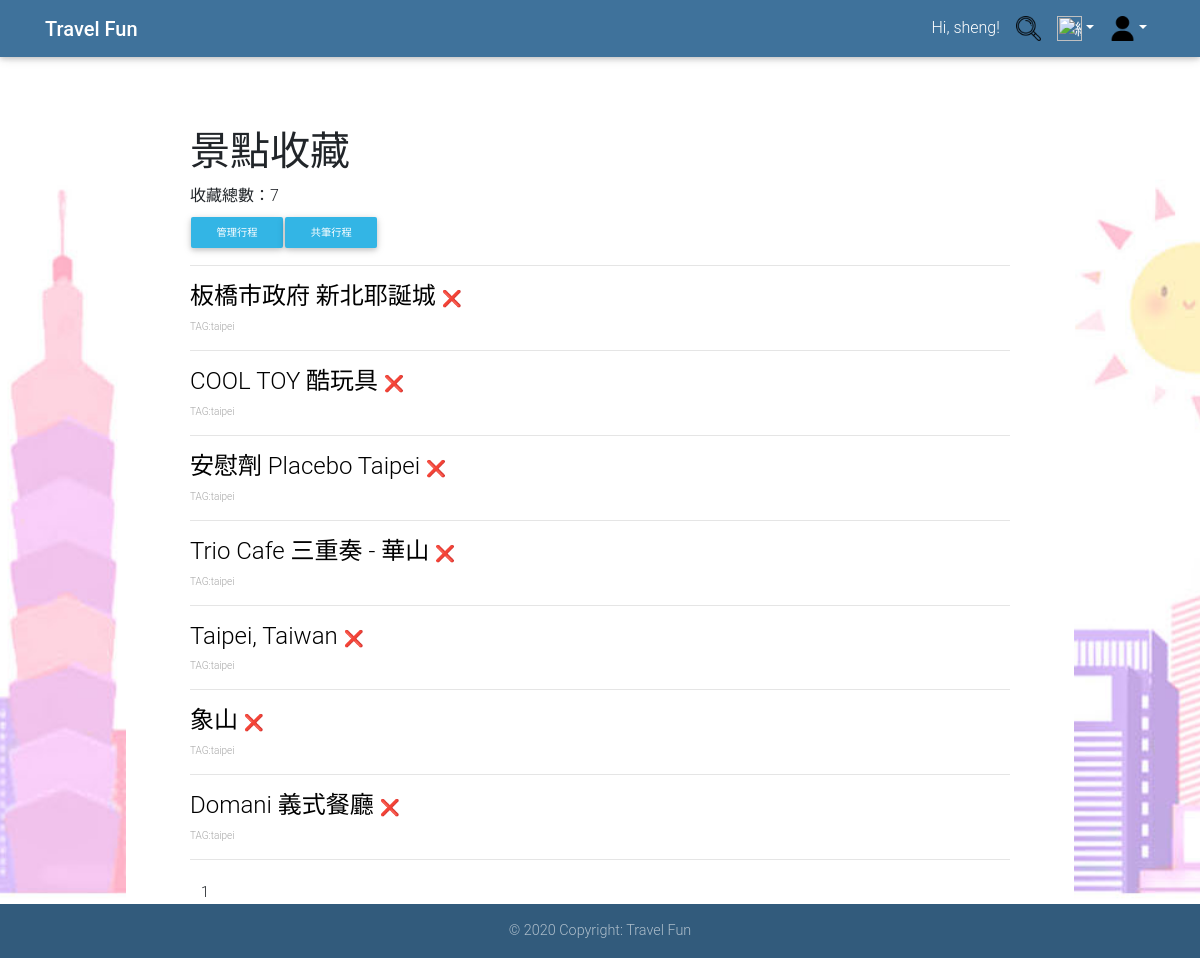
Page /membercentre/manageFavorites.php (signed in) on the committed database.
### tables this page shows
CREATE TABLE `favorites` (
  `user_id` varchar(20) NOT NULL,
  `view_id` int(11) NOT NULL
);

CREATE TABLE `sight` (
  `view_id` int(11) NOT NULL,
  `view_name` varchar(45) DEFAULT NULL,
  `shortcode` varchar(200) DEFAULT NULL,
  `timestamp` varchar(45) DEFAULT NULL,
  `tag_area` varchar(45) DEFAULT NULL,
  `source` int(3) NOT NULL,
  `status` int(1) DEFAULT NULL
);

### membercentre/manageFavorites.php (the view, shortened to what this page needs)
<?php
$user_id = $_SESSION['user_id'];
$sql = "SELECT favorites.view_id,sight.view_name,sight.shortcode,sight.tag_area ";
$sql .= "FROM `favorites`,`sight`";
$sql .= "WHERE favorites.user_id = '$user_id' and sight.view_id=favorites.view_id ";
$sql .= "GROUP by favorites.view_id";
mysqli_query($con, "SET NAMES UTF8");
$result = mysqli_query($con, $sql);
$records_per_page = 10;
if (isset($_GET["page"]))
    $page = $_GET["page"];
else
    $page = 1;
$total_records = mysqli_num_rows($result);
$total_pages = ceil($total_records / $records_per_page);
$started_record = $records_per_page * ($page - 1);
if ($total_records != 0)
    mysqli_data_seek($result, $started_record);
?>
<head>
    <link rel="stylesheet" href="https://stackpath.bootstrapcdn.com/bootstrap/4.4.1/css/bootstrap.min.css">
    <link rel="stylesheet" href="../css/mdb.min.css">
    <link rel='stylesheet' href='https://rawgit.com/adrotec/knockout-file-bindings/master/knockout-file-bindings.css'>
    <link rel="stylesheet" href="../css/result.css">
</head>
<body>
    <header>
        <nav class="navbar navbar-expand-lg navbar-dark fixed-top unique-color">
            <div class="container">
                <a class="navbar-brand" href="../index.php"><strong>Travel Fun</strong></a>
                <div class="collapse navbar-collapse justify-content-end" id="navbarSupportedContent">
                    <ul class="navbar-nav">
                        <?php if (isset($_SESSION['user_id'])) { ?>
                            <li class="nav-item p-0"><a class="nav-link disabled">Hi, <?php echo $_SESSION['user_name']; ?>!</a></li>
                        <?php } else  ?>
                        <li class="nav-link p-0"> <a class="nav-link" href="../search.php"><img src="../image/search.png" alt="搜尋" height="25" width="25"></a> </li>
                        <li class="nav-item dropdown">
                            <a class="nav-link dropdown-toggle" id="navbarDropdownMenuLink-333" data-toggle="dropdown" aria-haspopup="true" aria-expanded="false"><img src="../image/all.png" alt="總覽" height="25" width="25"></a>
                        <li class="nav-item dropdown">
                            <a class="nav-link dropdown-toggle" id="navbarDropdownMenuLink-333" data-toggle="dropdown" aria-haspopup="true" aria-expanded="false"><img src="../image/login.png" alt="login" height="25" width="25"></a>
                        </li>
                    </ul>
                </div>
            </div>
        </nav>
    </header>
    <main>
        <div class="container2">
            <h1>景點收藏</h1>
            <label for="name"> 收藏總數：<?php echo $total_records; ?></label>
            <table>
                <td><input class="btn btn-info btn-block btn-sm" type="button" value="管理行程" onclick="location.href='manageitinerary.php'" /></td>
                <td><input class="btn btn-info btn-block btn-sm" type="button" value="共筆行程" onclick="location.href='shareitinerary.php'" /></td>
            </table>
            <hr>
            <p>
            <div id="left">
                <?php
                $j = 1;
                while ($row = mysqli_fetch_assoc($result) and $j <= $records_per_page) {
                    $view_id = $row["view_id"];
                    echo "<div >";
                    echo "<h4><a href='https://www.instagram.com/p/" . $row["shortcode"] . "' style='text-decoration:none; color:black;'>" . $row["view_name"] . "</a>";
                    echo "<a href=?delete=" . intval($view_id) . "> <font size='3'>❌</a></font></h4>";
                    echo "<p>   <font color='#A6A6A6' size='1'>";
                    echo "TAG:<a href='https://www.instagram.com/explore/tags/" . $row["tag_area"] . "' style='text-decoration:none; color:#A6A6A6;'>" . $row["tag_area"] . "&emsp; </a> ";
                    echo  "</p> </font>";
                    echo "</div>";
                    echo "<hr>";
                    $j++;
                }
                ?>
            </div>
            <td colspan="2" align="center" valign="top">
                <ul class="pagination">
                    <li class="page-item">
                        <?php
                        echo "<p align='center'>";
                        for ($i = $page; $i <= min($total_pages, $page + 9); $i++) {
                            if ($i == $page)
                                echo "<li class='page-item'><a class='page-link' >$i</a></li> ";
                            else
                                echo "<li class='page-item'><a class='page-link' href='manageFavorites.php?page=$i'>$i</a></li> ";
                        }
                        ?>
                    </li>
                </ul>
            </td>
        </div>
    </main>
    <footer class="page-footer font-small unique-color fixed-bottom">
        <div class="footer-copyright text-center py-3">© 2020 Copyright: Travel Fun</div>
    </footer>
</body>
</html>

### css/result.css (style rules this page uses)
html, body { height: 100%; background-image: url("../image/background_image.jpg"); background-attachment: fixed; background-position: center; background-repeat: no-repeat; background-size: cover; }
.container2 { max-width: 948px; margin: 4em auto; padding: 4em; padding-bottom: 2em; background: #fff; border-radius: 1em; }

### rows in the picture
favorites: view.view_name "板橋市政府 新北耶誕城", view.tag_area "taipei"
favorites: view.view_name "COOL TOY 酷玩具", view.tag_area "taipei"
favorites: view.view_name "安慰劑 Placebo Taipei", view.tag_area "taipei"
favorites: view.view_name "Trio Cafe 三重奏 - 華山", view.tag_area "taipei"
favorites: view.view_name "Taipei, Taiwan", view.tag_area "taipei"
favorites: view.view_name "象山", view.tag_area "taipei"
favorites: view.view_name "Domani 義式餐廳", view.tag_area "taipei"

### other values in the picture
$_SESSION['user_name'] "sheng"
$total_records "7"
